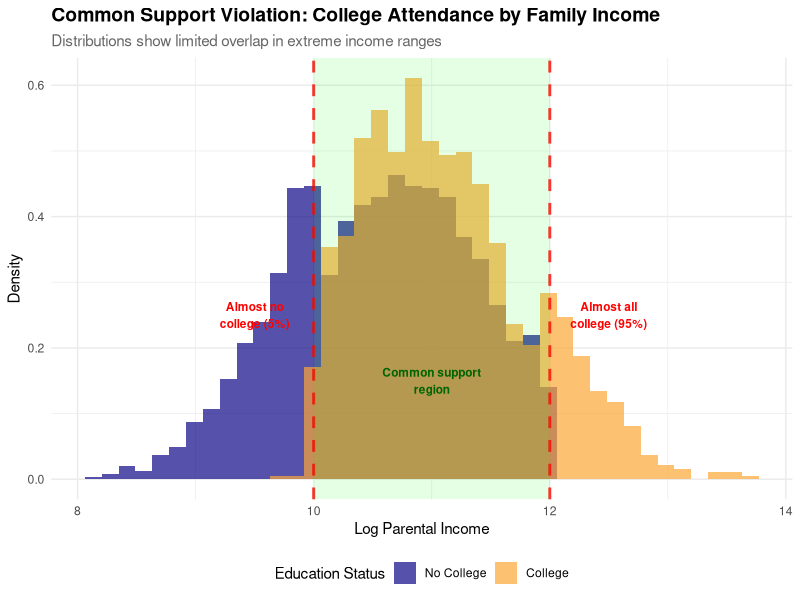

This chart was generated by the following R code:
# Using AI to design illustration
# Claude 4.0 sonnet 2025-08-13
# version 4
# prompt
# Gabor: changed 0.05 to 0.01, 0.095 to 0.99



library(tidyverse)
library(ggplot2)
library(viridis)

# Set seed for reproducibility
set.seed(42)

# Generate data with EXTREME common support violations
n <- 3000

# Create parental income distribution (wider spread)
log_parent_income <- rnorm(n, mean = 10.8, sd = 0.8)

# Much more extreme selection mechanism
# Use threshold effects rather than smooth logistic
college_prob <- ifelse(log_parent_income < 10.0, 0.005,    # Almost no college below 10.0
                       ifelse(log_parent_income > 12.0, 0.995,    # Almost all college above 12.0
                              0.5))                               # 50/50 in middle range

# Add some randomness but maintain very strong correlation
has_degree <- rbinom(n, 1, college_prob)

# Generate log income outcome with STRONG heterogeneous treatment effects
college_premium_base <- 0.2   # Low base premium
het_effect <- 0.4             # LARGE additional premium for high-income families
parental_effect <- 0.6        # Strong intergenerational correlation
intercept <- 4.2              # Base log income

# Heterogeneous treatment effect: college premium increases strongly with parental income
college_premium <- college_premium_base + het_effect * (log_parent_income - 10.8)

log_income <- intercept + 
  parental_effect * log_parent_income + 
  college_premium * has_degree +
  rnorm(n, 0, 0.2)  # Lower noise for clearer signal

# Create the dataset
data <- tibble(
  log_parent_income = log_parent_income,
  has_degree_num = has_degree,
  has_degree = factor(has_degree, 
                      levels = c(0, 1), 
                      labels = c("No College", "College")),
  log_income = log_income
)

# Create the common support visualization
p1 <- data %>%
  ggplot(aes(x = log_parent_income, fill = has_degree)) +
  geom_histogram(aes(y = after_stat(density)), 
                 alpha = 0.7, 
                 position = "identity", 
                 bins = 40) +
  scale_fill_viridis_d(option = "plasma", end = 0.8) +
  labs(
    title = "Common Support Violation: College Attendance by Family Income",
    subtitle = "Distributions show limited overlap in extreme income ranges",
    x = "Log Parental Income",
    y = "Density",
    fill = "Education Status"
  ) +
  theme_minimal() +
  theme(
    plot.title = element_text(size = 14, face = "bold"),
    plot.subtitle = element_text(size = 11, color = "gray40"),
    legend.position = "bottom"
  ) +
  # Add vertical lines to highlight problematic regions (extreme thresholds)
  geom_vline(xintercept = c(10.0, 12.0), 
             linetype = "dashed", 
             color = "red", 
             alpha = 0.8, 
             size = 1) +
  annotate("text", x = 9.5, y = 0.25, 
           label = "Almost no\ncollege (5%)", 
           size = 3, color = "red", fontface = "bold") +
  annotate("text", x = 12.5, y = 0.25, 
           label = "Almost all\ncollege (95%)", 
           size = 3, color = "red", fontface = "bold") +
  annotate("rect", xmin = 10.0, xmax = 12.0, ymin = -Inf, ymax = Inf,
           alpha = 0.1, fill = "green") +
  annotate("text", x = 11.0, y = 0.15, 
           label = "Common support\nregion", 
           size = 3, color = "darkgreen", fontface = "bold")

# Display the plot
print(p1)

# Summary statistics and common support analysis
cat("\n=== Common Support Analysis ===\n")
cat("Sample size:", nrow(data), "\n")

# Show the problem quantitatively
support_analysis <- data %>%
  group_by(has_degree) %>%
  summarise(
    n = n(),
    min_income = min(log_parent_income),
    max_income = max(log_parent_income),
    mean_income = mean(log_parent_income),
    .groups = "drop"
  )

print(support_analysis)

# Calculate overlap region precisely
college_min <- min(data$log_parent_income[data$has_degree == "College"])
college_max <- max(data$log_parent_income[data$has_degree == "College"])
no_college_min <- min(data$log_parent_income[data$has_degree == "No College"])
no_college_max <- max(data$log_parent_income[data$has_degree == "No College"])

overlap_min <- max(college_min, no_college_min)
overlap_max <- min(college_max, no_college_max)

cat("\nCommon support region: [", round(overlap_min, 2), ", ", round(overlap_max, 2), "]\n")

# Define overlap sample
data_overlap <- data %>%
  filter(log_parent_income >= overlap_min & log_parent_income <= overlap_max)

cat("Overlap sample size:", nrow(data_overlap), "observations\n")
cat("Percentage of full sample:", round(100 * nrow(data_overlap) / nrow(data), 1), "%\n")

# === OLS COMPARISON ===
cat("\n=== OLS Regression Comparison ===\n")

# Full sample regression
model_full <- lm(log_income ~ has_degree_num + log_parent_income, data = data)

# Overlap sample regression  
model_overlap <- lm(log_income ~ has_degree_num + log_parent_income, data = data_overlap)

# Extract coefficients
coef_full <- summary(model_full)$coefficients["has_degree_num", ]
coef_overlap <- summary(model_overlap)$coefficients["has_degree_num", ]

# Create comparison table
comparison <- tibble(
  Sample = c("Full Sample", "Common Support Only"),
  `N` = c(nrow(data), nrow(data_overlap)),
  `College Coefficient` = round(c(coef_full[1], coef_overlap[1]), 3),
  `Standard Error` = round(c(coef_full[2], coef_overlap[2]), 3),
  `t-statistic` = round(c(coef_full[3], coef_overlap[3]), 2)
)

print(comparison)

# Calculate average treatment effects for interpretation
# True ATE in full sample (varies by parental income)
ate_full <- mean(college_premium_base + het_effect * (data$log_parent_income - 10.8))
ate_overlap <- mean(college_premium_base + het_effect * (data_overlap$log_parent_income - 10.8))

cat("\nInterpretation:\n")
cat("- Model includes heterogeneous treatment effects by family income\n")
cat("- True ATE in full sample:", round(ate_full, 3), "\n")
cat("- True ATE in overlap sample:", round(ate_overlap, 3), "\n")
cat("- Full sample estimate:", round(coef_full[1], 3), "\n")
cat("- Common support estimate:", round(coef_overlap[1], 3), "\n")
cat("- Bias in full sample:", round(coef_full[1] - ate_full, 3), "\n")
cat("- Bias in overlap sample:", round(coef_overlap[1] - ate_overlap, 3), "\n")
cat("\nThe full sample estimate is biased because it includes high-income families\n")
cat("(where college premium is larger) without comparable controls.\n")